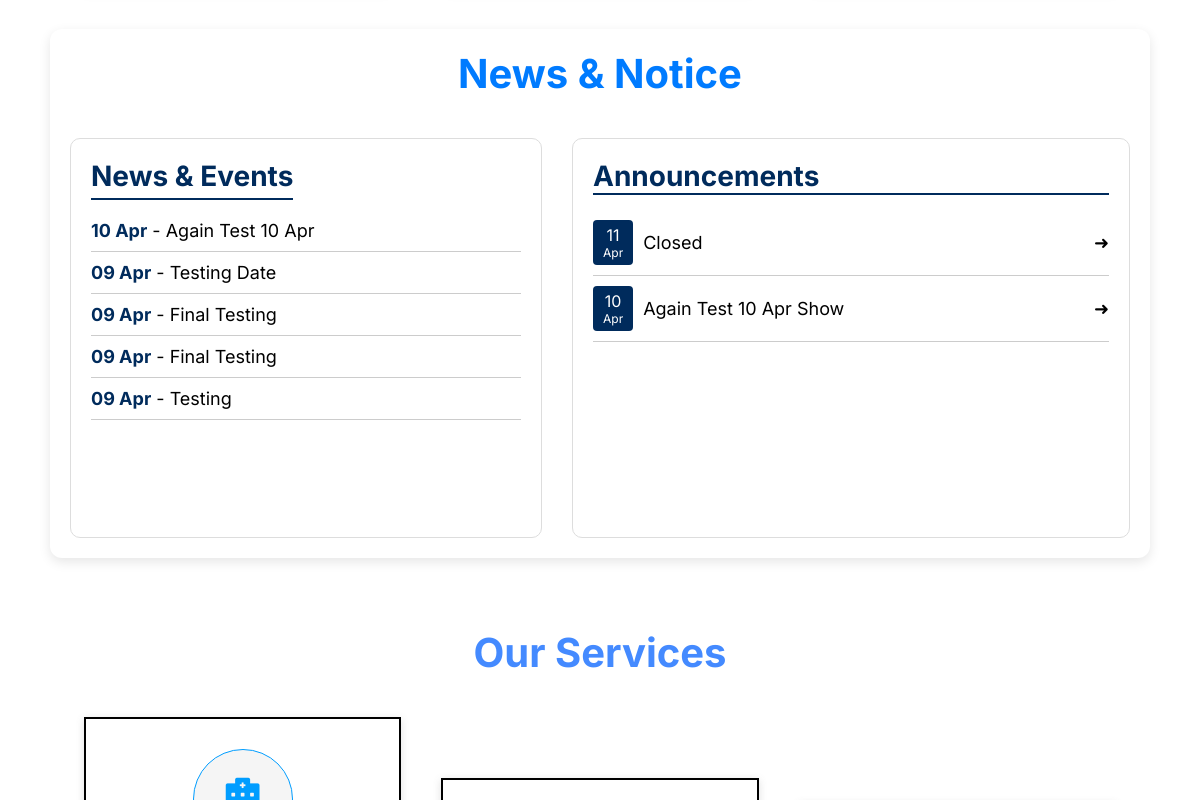
The app's page / (middle part), older data.
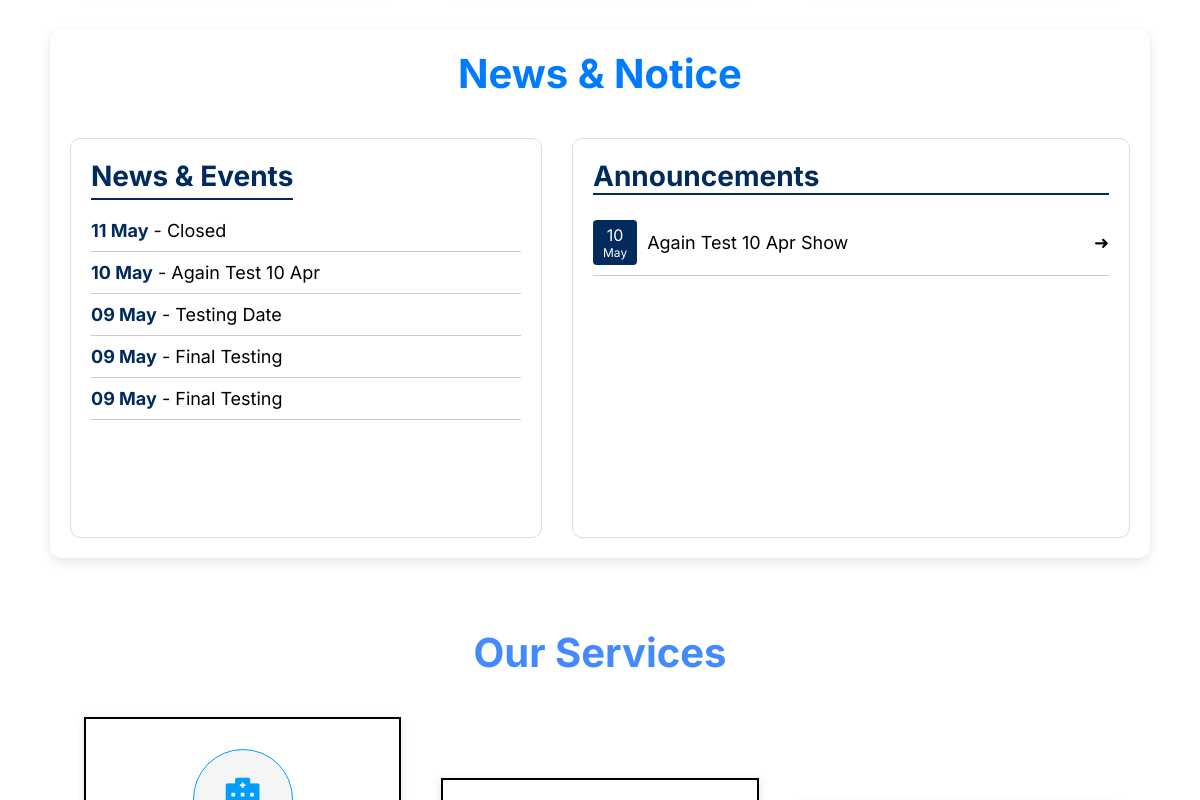
The same page, newer data.
### tables this page shows
CREATE TABLE `news_notice` (
  `id` int(11) NOT NULL,
  `type` varchar(50) NOT NULL,
  `title` varchar(255) NOT NULL,
  `content` text DEFAULT NULL,
  `date_created` datetime DEFAULT current_timestamp()
);

### index.php (the view, shortened to what this page needs)
<?php
include 'connection.php';
?>
<!DOCTYPE html>
<html lang="en">
<head>
    <link rel='stylesheet' href='https://cdn-uicons.flaticon.com/2.1.0/uicons-thin-rounded/css/uicons-thin-rounded.css'>
    <link rel="stylesheet" href="https://cdnjs.cloudflare.com/ajax/libs/font-awesome/6.0.0-beta3/css/all.min.css" />
    <link rel="stylesheet" href="https://cdnjs.cloudflare.com/ajax/libs/font-awesome/5.13.0/css/all.min.css" />
    <link rel='stylesheet' href='https://cdn-uicons.flaticon.com/2.1.0/uicons-regular-rounded/css/uicons-regular-rounded.css'>
    <link rel="stylesheet" href="style.css">
</head>
<body>
<section style="margin: 30px 50px; padding: 20px; background: #ffffff; border-radius: 12px; box-shadow: 0 4px 12px rgba(0,0,0,0.1); font-family: sans-serif;">
  <h1 style="text-align: center; color: #007bff; font-size: 40px; margin-bottom: 40px;">News & Notice</h1>
  <div style="display: flex; justify-content: center; gap: 30px; height: 400px;">
    <div style="flex: 1; background: #fff; border: 1px solid #ddd; border-radius: 10px; padding: 20px; overflow: hidden; display: flex; flex-direction: column;">
      <div style="display: flex; justify-content: space-between; align-items: center; margin-bottom: 10px;">
        <h2 style="font-size: 28px; color: #002b5c; border-bottom: 2px solid #002b5c; padding-bottom: 5px;">News & Events</h2>
      </div>
      <div style="flex: 1; overflow: hidden; position: relative; font-size: 18px;">
        <marquee direction="up" scrollamount="6" style="height: 100%;">
          <?php
          $news = $conn->query("SELECT title, DATE_FORMAT(date_created, '%d %b') AS date FROM news_notice WHERE type='news' ORDER BY id DESC LIMIT 5");
          if ($news->num_rows > 0) {
              while ($row = $news->fetch_assoc()) {
                  echo "<div style='padding: 10px 0; border-bottom: 1px solid #ccc;'>
                          <strong style='color:#002b5c;'>{$row['date']}</strong> - {$row['title']}
                        </div>";
              }
          } else {
              echo "<div>No news available.</div>";
          }
          ?>
        </marquee>
      </div>
    </div>
    <div style="flex: 1.2; background: #fff; border: 1px solid #ddd; border-radius: 10px; padding: 20px;">
      <h2 style="font-size: 28px; color: #002b5c; border-bottom: 2px solid #002b5c; margin-bottom: 15px;">Announcements</h2>
      <?php
      $announcements = $conn->query("SELECT title, DATE_FORMAT(date_created, '%d') AS day, DATE_FORMAT(date_created, '%b') AS month FROM news_notice WHERE type='announcement' ORDER BY id DESC LIMIT 5");
      if ($announcements->num_rows > 0) {
          while ($row = $announcements->fetch_assoc()) {
              echo "
              <div style='display: flex; gap: 10px; align-items: center; padding: 10px 0; border-bottom: 1px solid #ccc;'>
                <div style='background: #002b5c; color: #fff; text-align: center; padding: 5px 10px; border-radius: 4px;'>
                  <div style='font-size: 16px;'>{$row['day']}</div>
                  <div style='font-size: 12px;'>{$row['month']}</div>
                </div>
                <div style='flex: 1; font-size: 18px;'>{$row['title']}</div>
                <div style='font-size: 18px;'>➜</div>
              </div>";
          }
      } else {
          echo "<div style='padding: 10px;'>No announcements yet.</div>";
      }
      ?>
    </div>
  </div>
</section>
    <div class="our-service">
        <div class="service-heading">
            <h2>Our Services</h2>
        </div>
        <div class="main-services">
            <div class="inner-services">
                <div class="service-icon">
                <i class="fas fa-hospital-alt"></i>
                </div>
            </div>
            <div class="inner-services">
            </div>
        </div>
    </div>
</body>
</html>

### style.css (style rules this page uses)
:root { --maincolor:#009dff; --secondcolor:#fffcf5; --thirdcolor:#e9e6de; --textcolor:#000000; }
* { margin:0; padding:0; box-sizing: border-box; outline: none; border:none; text-decoration: none; text-transform: capitalize; transition:all .2s linear; font-family: "Inter", sans-serif; }
html { font-size: 62.5%; overflow-x: hidden; scroll-behavior: smooth; scroll-padding-top: 6rem; }
.our-service { width: 100%; padding: 3rem 7%; }
.service-heading h2 { font-size: 40px; color: #448aff; text-align: center; padding: 1rem 0; margin-bottom: 3rem; }
.main-services { display: flex; align-items: center; flex-wrap: wrap; gap: 4rem; text-align: center; }
.inner-services { flex: 1 1 300px; padding: 3rem 2rem; box-shadow: rgba(99, 99, 99, 0.2) 0px 2px 8px 0px; border: 2px solid var(--textcolor); }
.service-icon { width: 100px; height: 100px; line-height: 100px; margin: 0 auto; border-radius: 50%; border: 1px solid var(--maincolor); background-color: #f5f5f5; }
.service-icon i { font-size: 3rem; color: var(--maincolor); padding: 1rem; }

Row changes from the older to the newer data that the page shows:
no longer on this page (row edited): news_notice: day "11", month "Apr", title "Closed"
changed news_notice "Again Test 10 Apr Show": month "Apr" → "May"
Text that changed along with them:
new list line: "11 May - Closed"
new list line: "10 May - Again Test 10 Apr"
new list line: "09 May - Testing Date"
new list line: "09 May - Final Testing"
list line gone: "10 Apr - Again Test 10 Apr"
list line gone: "09 Apr - Testing Date"
list line gone: "09 Apr - Final Testing"
list line gone: "09 Apr - Testing"
